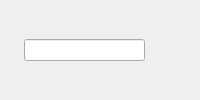
<?xml version="1.0" encoding="UTF-8"?>
<ui version="4.0">
 <class>FindBar</class>
 <widget class="QWidget" name="FindBar">
  <property name="sizePolicy">
   <sizepolicy hsizetype="Preferred" vsizetype="Fixed">
    <horstretch>0</horstretch><verstretch>0</verstretch>
   </sizepolicy>
  </property>
  <layout class="QHBoxLayout" name="horizontalLayoutFind">
   <property name="spacing"><number>0</number></property>
   <property name="leftMargin"><number>0</number></property>
   <property name="topMargin"><number>0</number></property>
   <property name="rightMargin"><number>0</number></property>
   <property name="bottomMargin"><number>0</number></property>
   <item>
    <widget class="QToolButton" name="toolButtonCloseFind">
     <property name="toolTip"><string>Close Find Bar</string></property>
     <property name="icon">
      <iconset theme="window-close">
       <normaloff>.</normaloff>.</iconset>
     </property>
     <property name="autoRaise"><bool>true</bool></property>
    </widget>
   </item>
   <item>
    <widget class="QLineEdit" name="lineEditFind">
     <property name="clearButtonEnabled"><bool>true</bool></property>
    </widget>
   </item>
   <item>
    <widget class="QToolButton" name="toolButtonFindPrev">
     <property name="toolTip"><string>Find Previous</string></property>
     <property name="autoRaise"><bool>true</bool></property>
    </widget>
   </item>
   <item>
    <widget class="QToolButton" name="toolButtonFindNext">
     <property name="toolTip"><string>Find Next</string></property>
     <property name="autoRaise"><bool>true</bool></property>
    </widget>
   </item>
   <item>
    <widget class="QLabel" name="labelFindStatus">
     <property name="text"><string/></property>
     <property name="margin"><number>4</number></property>
    </widget>
   </item>
  </layout>
 </widget>
 <resources/>
 <connections/>
</ui>
